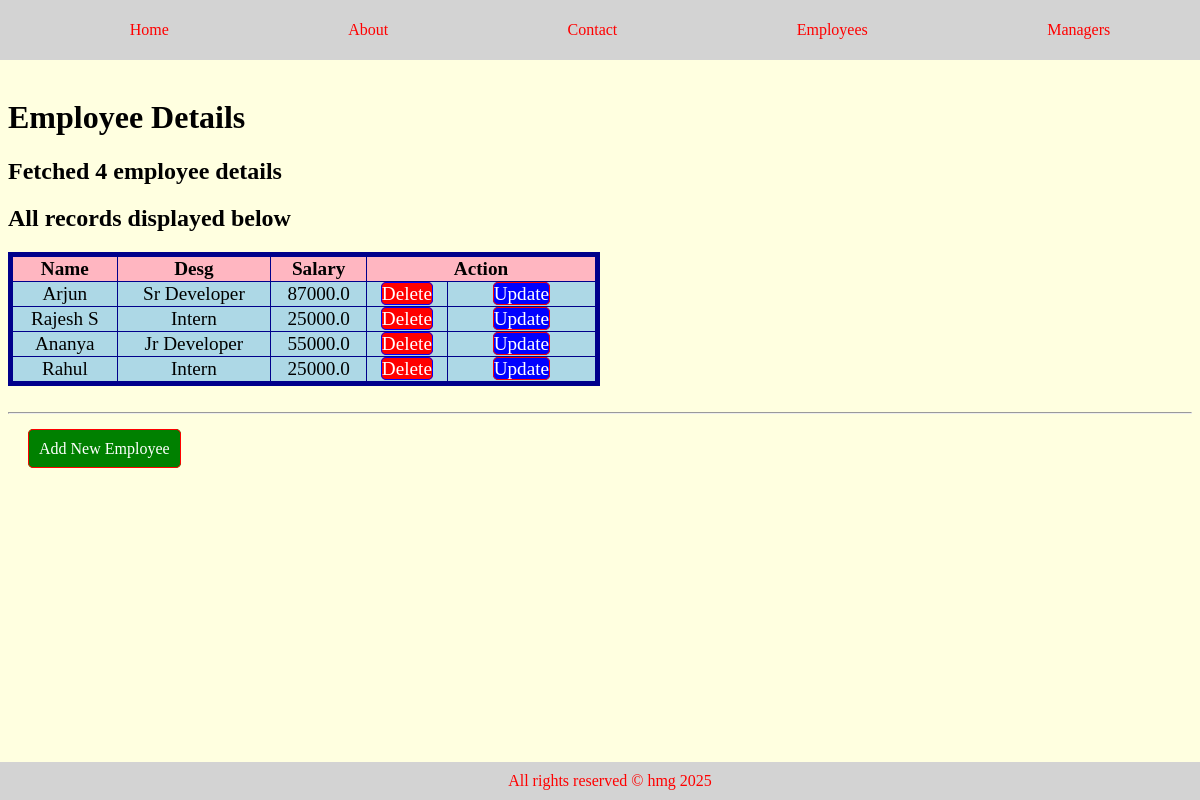
The app's page /emplist, older data.
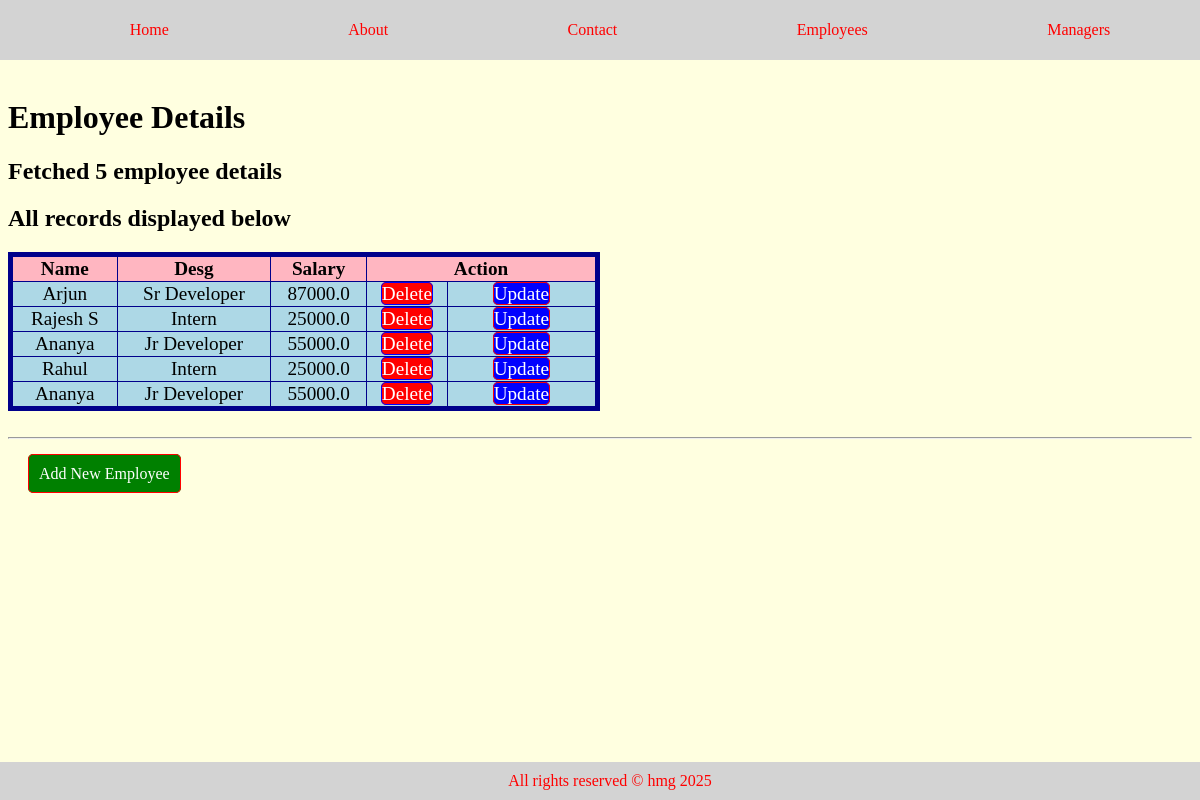
The same page, newer data.
### employee/models.py (models this page shows, shortened)
class Employee(models.Model):
    name=models.CharField(max_length=30)
    desg=models.CharField(max_length=50)
    salary=models.FloatField(default=25000)

### employee/views.py (the view)
# urls.py: path('emplist',views.emplist,name="emplist"),
def emplist(request):
    records=Employee.objects.all()
    return render(request,'empdetails.html',{'records':records,'count':len(records)})

### employee/templates/empdetails.html (shortened to what this page needs)
{% extends 'base.html' %}
{% block content %}
    <h1>Employee Details</h1>
    {% if count > 0 %}
    <h2>Fetched {{count}} employee details</h2>
    {% else %}
    <h2> No Records Available </h2>
    {% endif %}
    <h2>All records displayed below</h2>
    <table border="1">
        <tr><th>Name</th><th>Desg</th><th>Salary</th><th colspan="2">Action</th></tr>
        {% for emp in records %}
        <tr>
            <td>{{emp.name}}</td>
            <td>{{emp.desg}}</td>
            <td>{{emp.salary}}</td>
            <td><a class="del-btn" href="/delete/{{emp.id}}" onclick="return confirm('Do you want to delete this record?')">Delete</a></td>
            <td><a class="up-btn" href="/update/{{emp.id}}">Update</a></td>
        </tr>
        {% endfor %}
    </table>
    <br>
    <hr>
    <br>
    <a class="add-btn" href="emp/add"> Add New Employee </a>
{% endblock %}

Row changes from the older to the newer data that the page shows:
added Employee: name "Ananya", desg "Jr Developer", salary "55000.0"
Text that changed along with them:
{{ count }}: "4" → "5"
